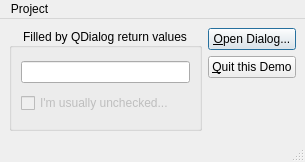
<?xml version="1.0" encoding="UTF-8"?>
<ui version="4.0">
 <class>MainWindow</class>
 <widget class="QMainWindow" name="MainWindow">
  <property name="geometry">
   <rect>
    <x>0</x>
    <y>0</y>
    <width>304</width>
    <height>162</height>
   </rect>
  </property>
  <property name="windowTitle">
   <string>Dialog Return Value Demo</string>
  </property>
  <property name="unifiedTitleAndToolBarOnMac">
   <bool>true</bool>
  </property>
  <widget class="QWidget" name="centralwidget">
   <layout class="QGridLayout" name="gridLayout_2">
    <item row="0" column="0" rowspan="3">
     <widget class="QGroupBox" name="groupBox">
      <property name="title">
       <string>Filled by QDialog return values</string>
      </property>
      <property name="alignment">
       <set>Qt::AlignmentFlag::AlignCenter</set>
      </property>
      <layout class="QGridLayout" name="gridLayout">
       <item row="0" column="0">
        <widget class="QLineEdit" name="leMainText">
         <property name="toolTip">
          <string/>
         </property>
         <property name="statusTip">
          <string>Contains returned text from dialog...</string>
         </property>
         <property name="readOnly">
          <bool>true</bool>
         </property>
        </widget>
       </item>
       <item row="1" column="0">
        <widget class="QCheckBox" name="cbMainCheck">
         <property name="enabled">
          <bool>false</bool>
         </property>
         <property name="statusTip">
          <string>Contains return checkbox status...</string>
         </property>
         <property name="text">
          <string>I'm usually unchecked...</string>
         </property>
        </widget>
       </item>
      </layout>
     </widget>
    </item>
    <item row="0" column="1">
     <widget class="QPushButton" name="btnOpenDialog">
      <property name="toolTip">
       <string/>
      </property>
      <property name="statusTip">
       <string>Open a dialog to type in return values...</string>
      </property>
      <property name="text">
       <string>&amp;Open Dialog...</string>
      </property>
      <property name="shortcut">
       <string>Shift+O</string>
      </property>
      <property name="autoDefault">
       <bool>true</bool>
      </property>
      <property name="default">
       <bool>true</bool>
      </property>
     </widget>
    </item>
    <item row="1" column="1">
     <widget class="QPushButton" name="btnExit">
      <property name="statusTip">
       <string>As button says: Exit this app!</string>
      </property>
      <property name="text">
       <string>&amp;Quit this Demo</string>
      </property>
      <property name="shortcut">
       <string>Shift+Q</string>
      </property>
     </widget>
    </item>
    <item row="2" column="1">
     <spacer name="verticalSpacer">
      <property name="orientation">
       <enum>Qt::Orientation::Vertical</enum>
      </property>
      <property name="sizeHint" stdset="0">
       <size>
        <width>20</width>
        <height>35</height>
       </size>
      </property>
     </spacer>
    </item>
   </layout>
  </widget>
  <widget class="QMenuBar" name="menubar">
   <property name="geometry">
    <rect>
     <x>0</x>
     <y>0</y>
     <width>304</width>
     <height>22</height>
    </rect>
   </property>
   <widget class="QMenu" name="menuProject">
    <property name="title">
     <string>Project</string>
    </property>
    <addaction name="actionAbout"/>
    <addaction name="actionAbout_Qt"/>
    <addaction name="separator"/>
    <addaction name="actionOpen_Dialog"/>
    <addaction name="separator"/>
    <addaction name="actionExit"/>
   </widget>
   <addaction name="menuProject"/>
  </widget>
  <widget class="QStatusBar" name="statusbar"/>
  <action name="actionAbout">
   <property name="text">
    <string>About...</string>
   </property>
   <property name="statusTip">
    <string>Display information about this app...</string>
   </property>
   <property name="shortcut">
    <string>Ctrl+H</string>
   </property>
  </action>
  <action name="actionAbout_Qt">
   <property name="text">
    <string>About Qt...</string>
   </property>
   <property name="statusTip">
    <string>Display information about Qt version...</string>
   </property>
   <property name="shortcut">
    <string>Ctrl+Shift+H</string>
   </property>
  </action>
  <action name="actionExit">
   <property name="text">
    <string>Exit</string>
   </property>
   <property name="statusTip">
    <string>Quit this beautiful demo...</string>
   </property>
   <property name="shortcut">
    <string>Ctrl+Q</string>
   </property>
  </action>
  <action name="actionOpen_Dialog">
   <property name="text">
    <string>Open Dialog...</string>
   </property>
   <property name="statusTip">
    <string>Open a dialog to type in return values...</string>
   </property>
   <property name="shortcut">
    <string>Ctrl+O</string>
   </property>
  </action>
 </widget>
 <resources/>
 <connections>
  <connection>
   <sender>actionExit</sender>
   <signal>triggered()</signal>
   <receiver>MainWindow</receiver>
   <slot>close()</slot>
   <hints>
    <hint type="sourcelabel">
     <x>-1</x>
     <y>-1</y>
    </hint>
    <hint type="destinationlabel">
     <x>151</x>
     <y>80</y>
    </hint>
   </hints>
  </connection>
  <connection>
   <sender>btnExit</sender>
   <signal>clicked()</signal>
   <receiver>MainWindow</receiver>
   <slot>close()</slot>
   <hints>
    <hint type="sourcelabel">
     <x>245</x>
     <y>74</y>
    </hint>
    <hint type="destinationlabel">
     <x>151</x>
     <y>80</y>
    </hint>
   </hints>
  </connection>
 </connections>
</ui>
